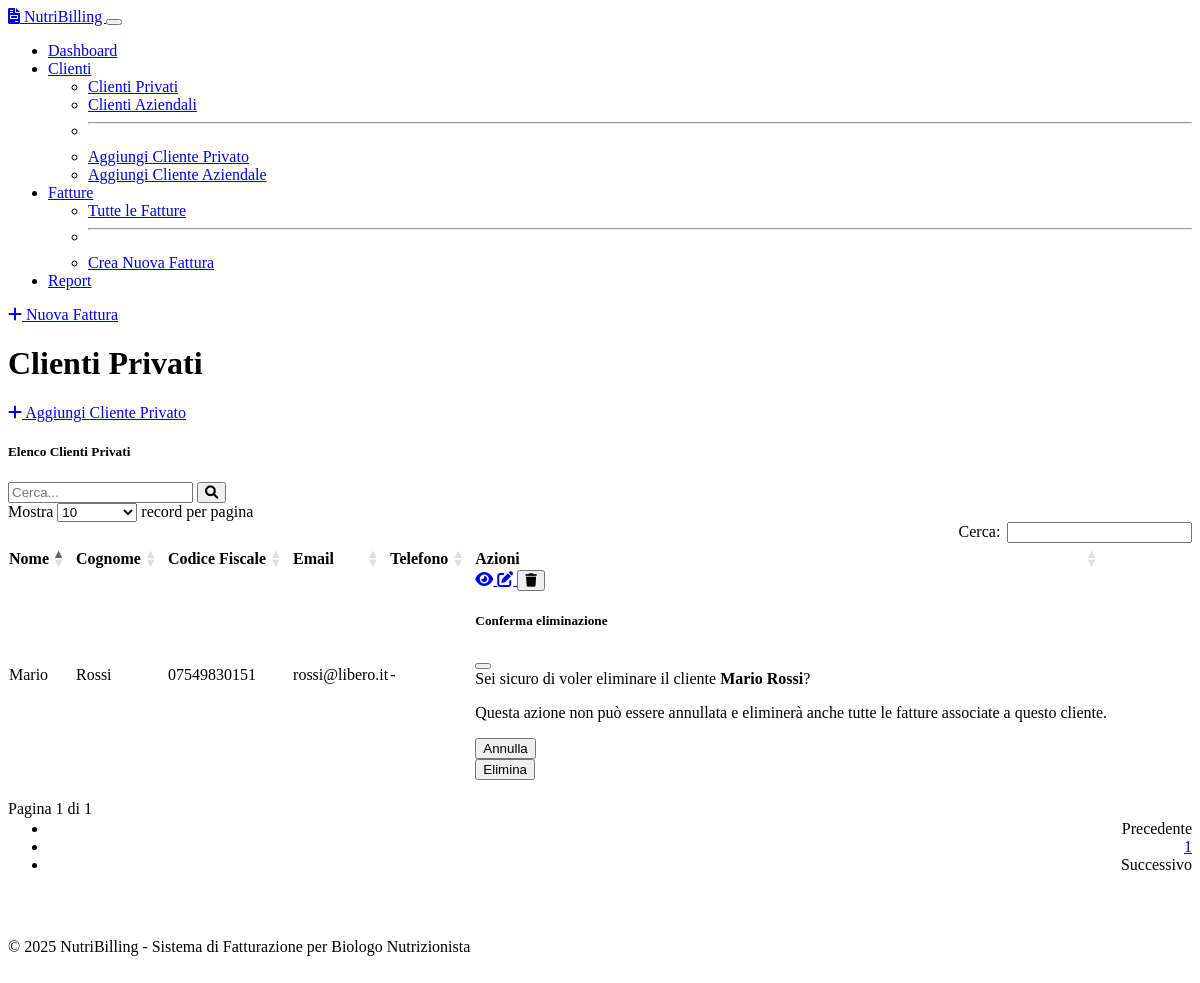
Page /clients/private on the earlier database version.
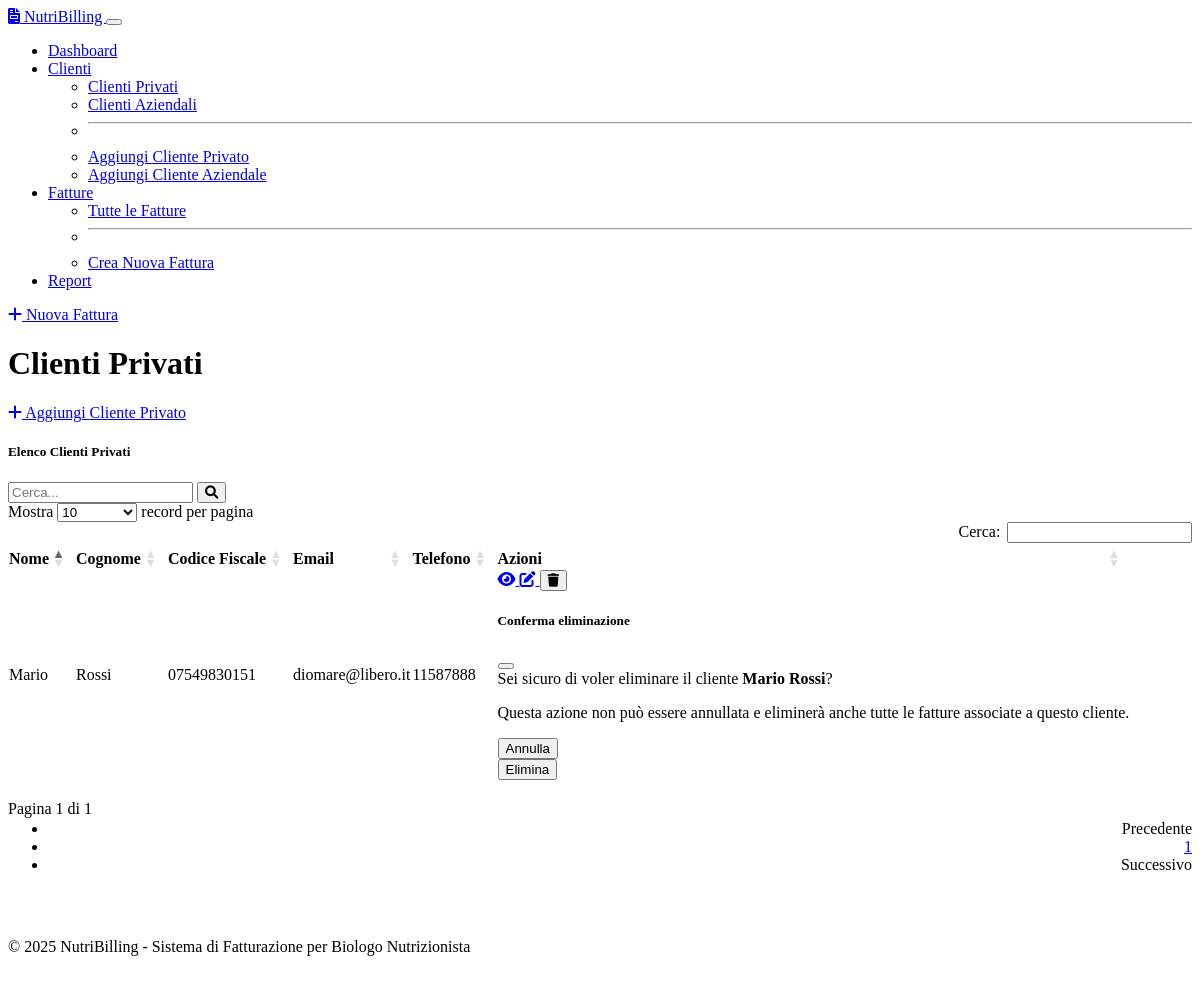
Same page on the later database version.
### models.py (models this page shows, shortened)
class PrivateClient(db.Model):
    __tablename__ = 'private_clients'
    id = db.Column(db.Integer, primary_key=True)
    first_name = db.Column(db.String(100), nullable=False)
    last_name = db.Column(db.String(100), nullable=False)
    fiscal_code = db.Column(db.String(16), nullable=False, unique=True)
    email = db.Column(db.String(120), nullable=True)
    phone = db.Column(db.String(20), nullable=True)
    address = db.Column(db.String(255), nullable=True)
    city = db.Column(db.String(100), nullable=True)
    postal_code = db.Column(db.String(10), nullable=True)
    province = db.Column(db.String(2), nullable=True)
    date_of_birth = db.Column(db.Date, nullable=True)
    notes = db.Column(db.Text, nullable=True)
    created_at = db.Column(db.DateTime, default=datetime.utcnow)
    updated_at = db.Column(db.DateTime, default=datetime.utcnow, onupdate=datetime.utcnow)
    invoices = db.relationship('Invoice', backref='private_client', lazy=True,
                               foreign_keys='Invoice.private_client_id')

### routes.py (the view)
@app.route('/clients/private')
def private_clients():
    search_term = request.args.get('search', '')
    if search_term:
        clients = PrivateClient.query.filter(
            or_(
                PrivateClient.first_name.ilike(f'%{search_term}%'),
                PrivateClient.last_name.ilike(f'%{search_term}%'),
                PrivateClient.fiscal_code.ilike(f'%{search_term}%'),
                PrivateClient.email.ilike(f'%{search_term}%')
            )
        ).order_by(PrivateClient.last_name).all()
    else:
        clients = PrivateClient.query.order_by(PrivateClient.last_name).all()
    return render_template('clients/index.html', clients=clients, client_type='private', search_term=search_term)

### app.py (called while the page is built)
@app.context_processor
def utility_processor():
    def now():
        return datetime.now()
    return dict(now=now)

### templates/clients/index.html (shortened to what the changed rows need)
{% extends "base.html" %}
{% block page_title %}{{ "Clienti Privati" if client_type == "private" else "Clienti Aziendali" }}{% endblock %}
{% block content %}
<div class="card">
    <div class="card-body">
        {% if clients %}
            <div class="table-responsive">
                <table class="table table-striped table-hover data-table">
                    <thead>
                        <tr>
                            {% if client_type == 'private' %}
                            <th>Nome</th>
                            <th>Cognome</th>
                            <th>Codice Fiscale</th>
                            <th>Email</th>
                            <th>Telefono</th>
                            {% else %}
                            <th>Ragione Sociale</th>
                            <th>Partita IVA</th>
                            <th>Codice Fiscale</th>
                            <th>Email</th>
                            <th>Referente</th>
                            {% endif %}
                            <th>Azioni</th>
                        </tr>
                    </thead>
                    <tbody>
                        {% for client in clients %}
                        <tr>
                            {% if client_type == 'private' %}
                            <td>{{ client.first_name }}</td>
                            <td>{{ client.last_name }}</td>
                            <td>{{ client.fiscal_code }}</td>
                            <td>{{ client.email or '-' }}</td>
                            <td>{{ client.phone or '-' }}</td>
                            {% else %}
                            <td>{{ client.business_name }}</td>
                            <td>{{ client.vat_number }}</td>
                            <td>{{ client.fiscal_code or '-' }}</td>
                            <td>{{ client.email or '-' }}</td>
                            <td>{{ client.contact_person or '-' }}</td>
                            {% endif %}
                            <td>
                                <div class="btn-group" role="group">
                                    <a href="{{ url_for('view_private_client' if client_type == 'private' else 'view_business_client', client_id=client.id) }}" class="btn btn-sm btn-info" data-bs-toggle="tooltip" title="Visualizza">
                                        <i class="fas fa-eye"></i>
                                    </a>
                                    <a href="{{ url_for('edit_private_client' if client_type == 'private' else 'edit_business_client', client_id=client.id) }}" class="btn btn-sm btn-warning" data-bs-toggle="tooltip" title="Modifica">
                                        <i class="fas fa-edit"></i>
                                    </a>
                                    <button type="button" class="btn btn-sm btn-danger" data-bs-toggle="modal" data-bs-target="#deleteClientModal{{ client.id }}" data-bs-toggle="tooltip" title="Elimina">
                                        <i class="fas fa-trash"></i>
                                    </button>
                                </div>
                                <div class="modal fade" id="deleteClientModal{{ client.id }}" tabindex="-1" aria-labelledby="deleteClientModalLabel{{ client.id }}" aria-hidden="true">
                                    <div class="modal-dialog">
                                        <div class="modal-content">
                                            <div class="modal-header">
                                                <h5 class="modal-title" id="deleteClientModalLabel{{ client.id }}">Conferma eliminazione</h5>
                                                <button type="button" class="btn-close" data-bs-dismiss="modal" aria-label="Close"></button>
                                            </div>
                                            <div class="modal-body">
                                                Sei sicuro di voler eliminare
                                                {% if client_type == 'private' %}
                                                il cliente <strong>{{ client.first_name }} {{ client.last_name }}</strong>?
                                                {% else %}
                                                il cliente <strong>{{ client.business_name }}</strong>?
                                                {% endif %}
                                                <p class="text-danger mt-2">Questa azione non può essere annullata e eliminerà anche tutte le fatture associate a questo cliente.</p>
                                            </div>
                                            <div class="modal-footer">
                                                <button type="button" class="btn btn-secondary" data-bs-dismiss="modal">Annulla</button>
                                                <form action="{{ url_for('delete_private_client' if client_type == 'private' else 'delete_business_client', client_id=client.id) }}" method="post">
                                                    <button type="submit" class="btn btn-danger">Elimina</button>
                                                </form>
                                            </div>
                                        </div>
                                    </div>
                                </div>
                            </td>
                        </tr>
                        {% endfor %}
                    </tbody>
                </table>
            </div>
        {% endif %}
    </div>
</div>
{% endblock %}

Differences in the rows shown:
changed PrivateClient "Mario": email "rossi@libero.it" → "diomare@libero.it"; phone "-" → "11587888"
